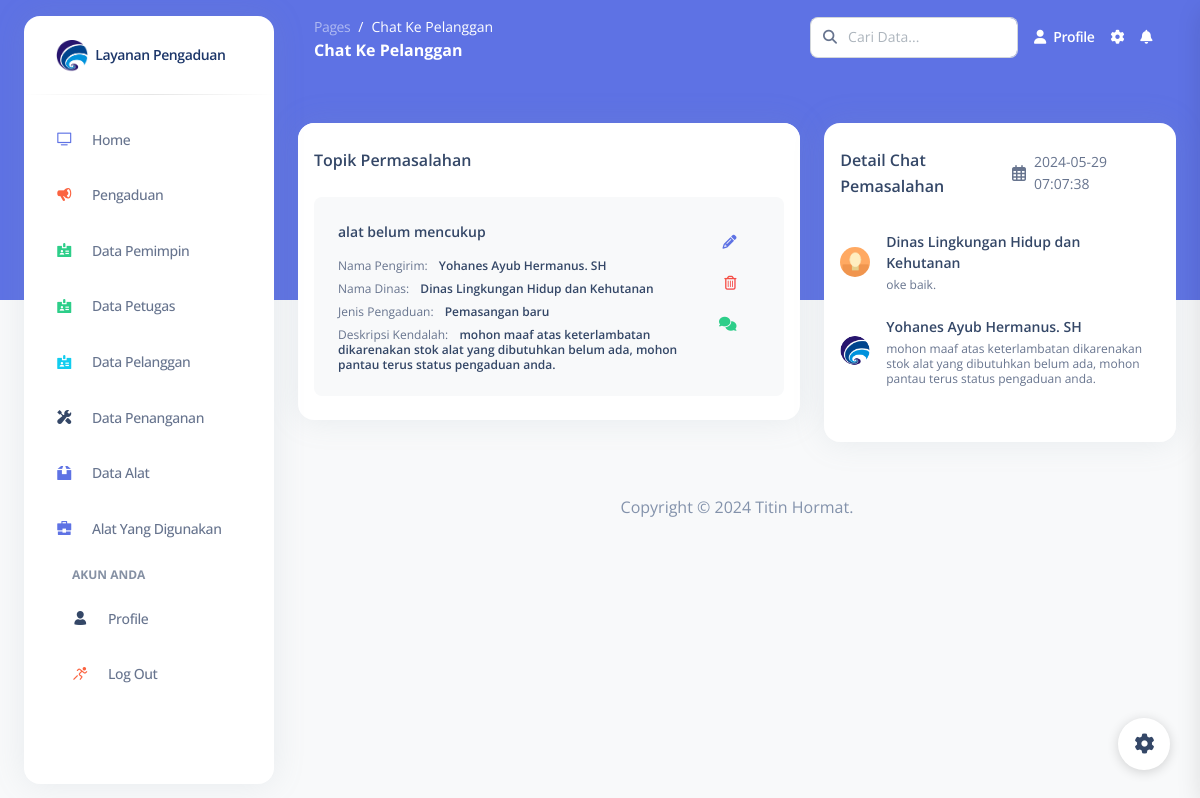
Page /pages/admin_chat.php?id_topik_chat=36 (signed in) on the committed database.
### tables this page shows
CREATE TABLE `topik_chat` (
  `id_topik_chat` int(25) NOT NULL,
  `topik` text NOT NULL,
  `id_admin` varchar(25) NOT NULL,
  `id_pelanggan` varchar(25) NOT NULL,
  `id_pengaduan` varchar(25) NOT NULL,
  `waktu` varchar(100) NOT NULL,
  `deskripsi` text NOT NULL,
  `status_admin` varchar(25) NOT NULL,
  `status_pelanggan` varchar(25) NOT NULL
);

CREATE TABLE `pengaduan` (
  `id_pengaduan` int(20) NOT NULL,
  `id_pelanggan` varchar(25) NOT NULL,
  `nama_dinas` varchar(200) NOT NULL,
  `alamat_dinas` text NOT NULL,
  `nomor_telpon` varchar(40) NOT NULL,
  `waktu_pengaduan` varchar(200) NOT NULL,
  `jenis_pengaduan` varchar(200) NOT NULL,
  `rincian_pengaduan` text NOT NULL,
  `status` varchar(50) NOT NULL,
  `konfirmasi_pelanggan` varchar(50) NOT NULL,
  `gambar` text NOT NULL
);

CREATE TABLE `detail_chat` (
  `id_detail_chat` int(25) NOT NULL,
  `id_topik_chat` varchar(25) NOT NULL,
  `id_pengguna` varchar(25) NOT NULL,
  `pengguna` varchar(100) NOT NULL,
  `deskripsi` text NOT NULL,
  `waktu` varchar(100) NOT NULL
);

CREATE TABLE `pelanggan` (
  `id_pelanggan` int(20) NOT NULL,
  `nama_dinas` varchar(200) NOT NULL,
  `alamat` text NOT NULL,
  `nomor_telpon` varchar(30) NOT NULL,
  `username` varchar(50) NOT NULL,
  `password` varchar(50) NOT NULL,
  `deskripsi` text NOT NULL,
  `gambar` text NOT NULL
);

### pages/admin_chat.php (the view, shortened to what the rows shown need)
<!DOCTYPE html>
<html lang="en">
<head>
    <link href="../assets/css/nucleo-icons.css" rel="stylesheet" />
    <link href="../assets/css/nucleo-svg.css" rel="stylesheet" />
    <link href="../assets/css/nucleo-svg.css" rel="stylesheet" />
    <link id="pagestyle" href="../assets/css/argon-dashboard.css?v=2.0.4" rel="stylesheet" />
</head>
<body class="g-sidenav-show   bg-gray-100">
    <main class="main-content position-relative border-radius-lg ">
        <div class="container-fluid py-4">
            <div class="row">
                <div class="col-md-7 mt-4">
                    <div class="card overflow-auto">
                        <div class="card-body pt-4 p-3">
                            <ul class="list-group" id="detail-topik">
                                <?php
                                include '../koneksi.php';
                                $query = "SELECT topik_chat.*, admin.nama AS nama_admin, pengaduan.nama_dinas, pengaduan.jenis_pengaduan FROM topik_chat
    INNER JOIN admin ON topik_chat.id_admin = admin.id_admin
    INNER JOIN pengaduan ON topik_chat.id_pengaduan = pengaduan.id_pengaduan";
                                $query .= " ORDER BY id_topik_chat DESC";
                                $result = mysqli_query($koneksi, $query);
                                if (mysqli_num_rows($result) > 0) {
                                    while ($row = mysqli_fetch_assoc($result)) {
                                        $id_topik_chat = $row['id_topik_chat'];
                                        $topik = $row['topik'];
                                        $deskripsi = $row['deskripsi'];
                                        $namaAdmin = $row['nama_admin'];
                                        $namaDinas = $row['nama_dinas'];
                                        $jenisPengaduan = $row['jenis_pengaduan'];
                                        echo '<li class="list-group-item border-0 d-flex p-4 mb-2 bg-gray-100 border-radius-lg">';
                                        echo '<div class="d-flex flex-column">';
                                        echo '<h6 class="mb-3 text-sm">' . $topik . '</h6>';
                                        echo '<span class="mb-2 text-xs">Nama Pengirim: <span class="text-dark font-weight-bold ms-sm-2">' . $namaAdmin . '</span></span>';
                                        echo '<span class="mb-2 text-xs">Nama Dinas: <span class="text-dark ms-sm-2 font-weight-bold">' . $namaDinas . '</span></span>';
                                        echo '<span class="mb-2 text-xs">Jenis Pengaduan: <span class="text-dark ms-sm-2 font-weight-bold">' . $jenisPengaduan . '</span></span>';
                                        echo '<span class="text-xs">Deskripsi Kendalah: <span class="text-dark ms-sm-2 font-weight-bold">' . $deskripsi . '</span></span>';
                                        echo '</div>';
                                        echo '<div class="ms-auto text-end">';
                                        echo '<a class="btn btn-link text-primary px-3 mb-0" href="javascript:;" onclick="editChat(' . $id_topik_chat . ', \'' . $topik . '\', \'' . $deskripsi . '\')"><i class="fas fa-pencil-alt text-primary me-2"></i></a>';
                                        echo '<a class="btn btn-link text-danger text-gradient px-3 mb-0" href="javascript:;" onclick="hapusChat(' . $id_topik_chat . ')"><i class="far fa-trash-alt me-2"></i></a>';
                                        echo '<a class="btn btn-link text-success px-3 mb-0" href="javascript:;" data-id="' . $id_topik_chat . '"><i class="fas fa-comments text-success me-2" aria-hidden="true"></i></a>';
                                        echo '</div>';
                                        echo '</li>';
                                    }
                                } else {
                                    echo "Tidak ada data yang ditemukan";
                                }
                                ?>
                            </ul>
                        </div>
                    </div>
                </div>
                <div class="col-md-5 mt-4">
                    <div class="card h-100 mb-4 overflow-auto">
                        <div class="card-header pb-0 px-3">
                            <div class="row">
                                <div class="col-md-6 d-flex justify-content-end align-items-center">
                                    <i class="far fa-calendar-alt me-2"></i>
                                    <small id="detail-waktu">
                                        <?php
                                        if (isset($_GET['id_topik_chat'])) {
                                            $id_topik_chat = $_GET['id_topik_chat'];
                                            $query_waktu = "SELECT waktu FROM topik_chat WHERE id_topik_chat = $id_topik_chat";
                                            $result_waktu = mysqli_query($koneksi, $query_waktu);
                                            if ($result_waktu && mysqli_num_rows($result_waktu) > 0) {
                                                $row_waktu = mysqli_fetch_assoc($result_waktu);
                                                $waktu_topik_chat = $row_waktu['waktu'];
                                                echo $waktu_topik_chat;
                                            } else {
                                                echo "Data waktu tidak ditemukan";
                                            }
                                        } else {
                                            echo "Tekan tombol chat!.";
                                        }
                                        ?>
                                    </small>
                                </div>
                            </div>
                        </div>
                        <div class="card-body pt-4 p-3">
                            <ul class="list-group" id="detail-chat">
                                <?php
                                if (isset($_GET['id_topik_chat'])) {
                                    $query_detail_chat = "SELECT detail_chat.*, admin.nama AS nama_admin, admin.gambar AS gambar_admin, pelanggan.nama_dinas AS nama_pelanggan, pelanggan.gambar AS gambar_pelanggan FROM detail_chat
                                            LEFT JOIN admin ON detail_chat.id_pengguna = admin.id_admin
                                            LEFT JOIN pelanggan ON detail_chat.id_pengguna = pelanggan.id_pelanggan";
                                    $query_detail_chat .= " ORDER BY id_detail_chat DESC";
                                    $result_detail_chat = mysqli_query($koneksi, $query_detail_chat);
                                    if (mysqli_num_rows($result_detail_chat) > 0) {
                                        while ($row_detail_chat = mysqli_fetch_assoc($result_detail_chat)) {
                                            $deskripsi_chat = $row_detail_chat['deskripsi'];
                                            $pengguna = $row_detail_chat['pengguna'];
                                            $nama_pengguna = "";
                                            $gambar = "";
                                            if ($pengguna == "admin") {
                                                $nama_pengguna = $row_detail_chat['nama_admin'];
                                                $gambar = $row_detail_chat['gambar_admin'];
                                            }
                                            elseif ($pengguna == "pelanggan") {
                                                $nama_pengguna = $row_detail_chat['nama_pelanggan'];
                                                $gambar = $row_detail_chat['gambar_pelanggan'];
                                            }
                                            $src_gambar = "";
                                            if (!empty($gambar)) {
                                                if ($pengguna == "admin") {
                                                    $src_gambar = "admin/fp/gambar/" . $gambar;
                                                } elseif ($pengguna == "pelanggan") {
                                                    $src_gambar = "pelanggan/fp/gambar/" . $gambar;
                                                }
                                            } else {
                                                $src_gambar = "../assets/img/profile.jpg";
                                            }
                                            echo '<li class="list-group-item border-0 d-flex justify-content-between ps-0 mb-2 border-radius-lg">';
                                            echo '<div class="d-flex align-items-center">';
                                            echo '<img src="' . $src_gambar . '" alt="Foto Profil" class="rounded-circle me-3" style="width: 30px; height: 30px;">';
                                            echo '<div class="d-flex flex-column">';
                                            echo '<h6 class="mb-1 text-dark text-sm">' . $nama_pengguna . '</h6>';
                                            echo '<span class="text-xs">' . $deskripsi_chat . '</span>';
                                            echo '</div>';
                                            echo '</div>';
                                            echo '</li>';
                                        }
                                    } else {
                                        echo "Tidak ada data yang ditemukan";
                                    }
                                    echo '</ul>';
                                } else {
                                    echo '<ul class="list-group">';
                                    echo '<li class="list-group-item border-0 d-flex justify-content-between ps-0 mb-2 border-radius-lg">';
                                    echo '<p>Tombol chat pada topik permasalahan belum ditekan.</p>';
                                    echo '</li>';
                                }
                                ?>
                        </div>
                    </div>
                </div>
            </div>
        </div>
    </main>
</body>
</html>

### rows in the picture
topik_chat: topik "alat belum mencukup", id_admin.nama "Yohanes Ayub Hermanus. SH", id_pengaduan.nama_dinas "Dinas Lingkungan Hidup dan Kehutanan", id_pengaduan.jenis_pengaduan "Pemasangan baru", deskripsi "mohon maaf atas keterlambatan dikarenakan stok alat yang dibutuhkan belum ada, mohon pantau terus status pengaduan anda.", waktu "2024-05-29 07:07:38"
detail_chat: shows a picture, pelanggan.nama_dinas "Dinas Lingkungan Hidup dan Kehutanan", deskripsi "oke baik."
detail_chat: admin.gambar (picture), admin.nama "Yohanes Ayub Hermanus. SH", deskripsi "mohon maaf atas keterlambatan dikarenakan stok alat yang dibutuhkan belum ada, mohon pantau terus status pengaduan anda."
